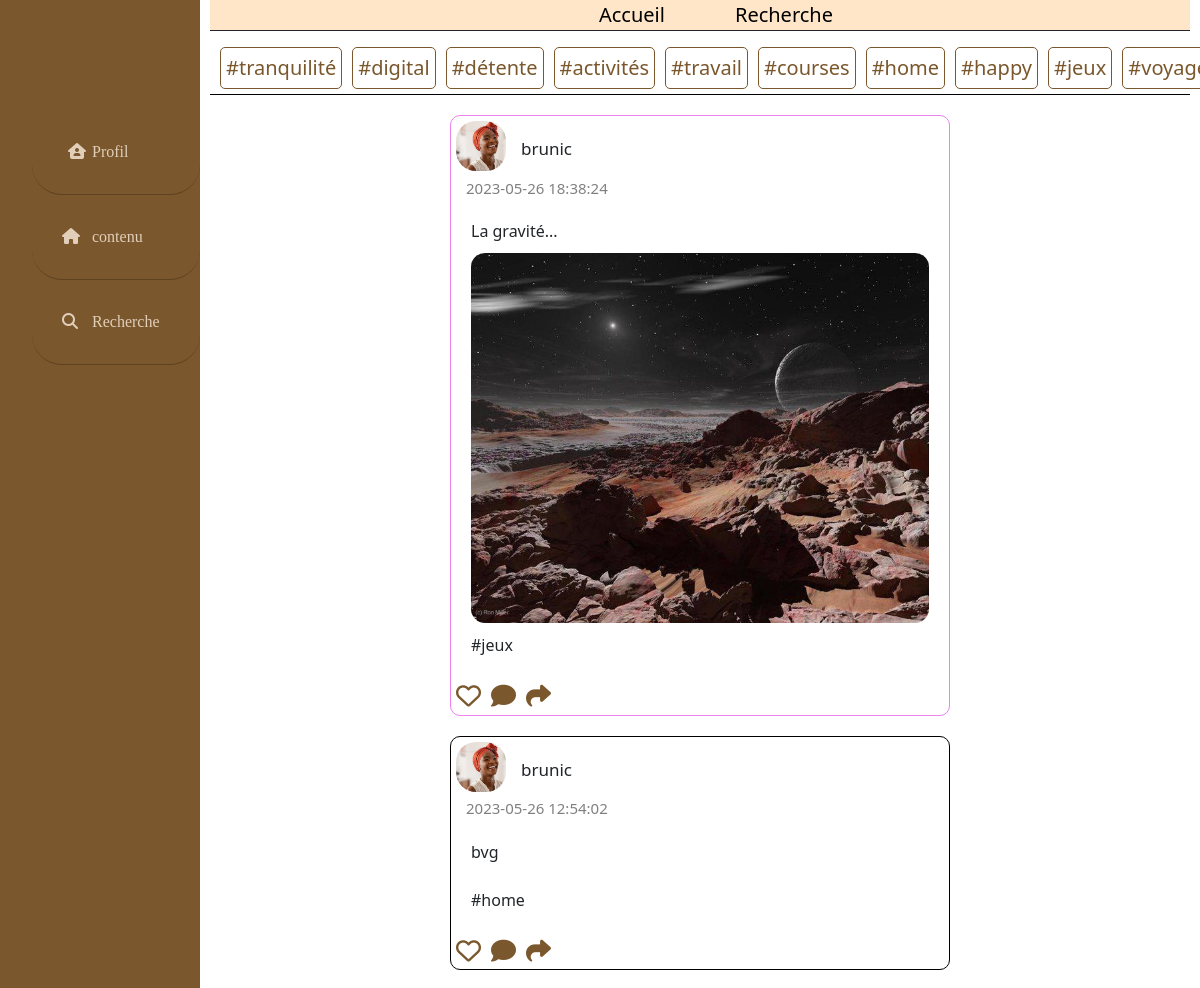
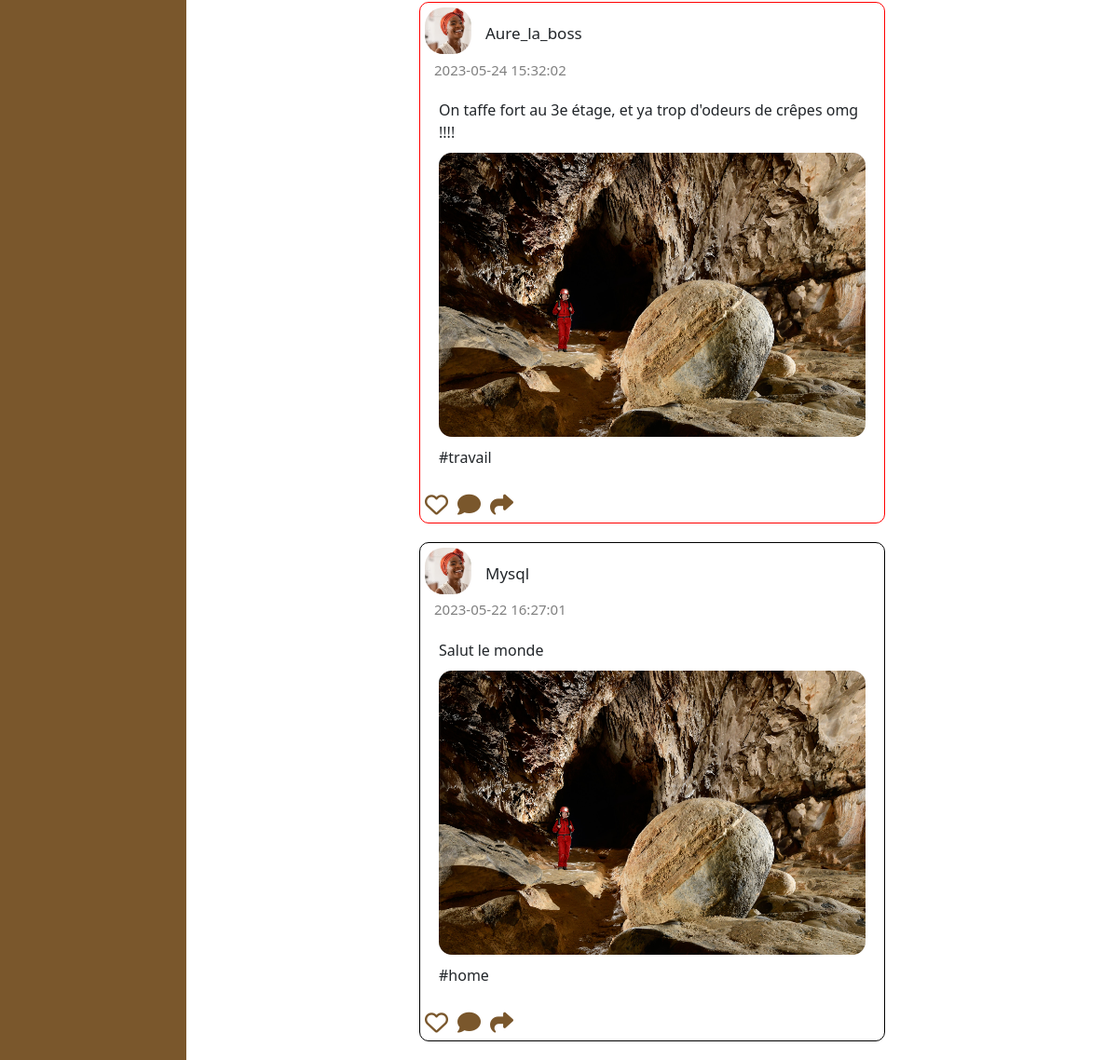
The page / on the database its author committed (2 pictures, top to bottom).
### tables this page shows
CREATE TABLE `publication` (
  `id` int NOT NULL,
  `user_id` varchar(30) NOT NULL,
  `type` varchar(1000) NOT NULL,
  `tag` varchar(15) NOT NULL,
  `public` int NOT NULL,
  `images` varchar(300) NOT NULL,
  `creation` datetime NOT NULL DEFAULT CURRENT_TIMESTAMP
);

CREATE TABLE `inscription` (
  `id` int NOT NULL,
  `nom` varchar(30) NOT NULL,
  `Prenom` varchar(30) NOT NULL,
  `Pseudo` varchar(15) NOT NULL,
  `passwords` varchar(40) NOT NULL,
  `user_id` varchar(30) NOT NULL,
  `email` varchar(66) NOT NULL
);

### html/index.php (the view, shortened to what this page needs)
<?php
require '../BDD/publication.php';
?>
<!DOCTYPE html>
<html lang="fr">
<head>
    <link href="https://cdn.jsdelivr.net/npm/bootstrap@5.2.2/dist/css/bootstrap.min.css" rel="stylesheet">
    <link rel="stylesheet" href="../css/style.css">
</head>
<body id="body-accueil">
    <div class="ma-page">
      <?php require '../donneesphp/navbar.template.php'; ?>
        <div class="page">
        <?php require '../donneesphp/navbarhorizontal.template.php'  ?>
          <?php require '../donneesphp/tags.template.php' ?>
          <?php
        $requete = $database->prepare('SELECT  * FROM publication ORDER BY creation DESC /* INNER JOIN inscription
        ON publication.nom = inscription.user_id ORDER BY creation DESC */' );
         $requete->execute();
         $publications = $requete->fetchAll();
         foreach($publications as $publication ) {
            $getUser = $database->prepare("SELECT * FROM inscription WHERE id = :postNom");
            $getUser->execute(["postNom" => $publication['user_id']]);
            $user = $getUser->fetch();
           echo '  <div  class="carte-publication-texte '.$publication['tag'].'">
            <div class="identification-carte">
               <div class="image-profil">
                  <img src="../Images/image-profil.jpg" alt="" class="photo-profil">
               </div>
               <span class="nom-utilisateur"> '.$user['Pseudo'].' </span>';
                 echo '
            </div>
            <div class="date-publication">
             <span>
             '.$publication['creation'].'</span>
            </div>
            <div class="texte-publication">
             <span class="text-publication">
              '.$publication['type'].' <br>';
              if($publication['images'] != null){
                echo '<img alt="image" class="img-pub" src= "'.$publication['images'].'">';
              } else {
                 echo ' <img alt="image" style="display: none;" class="img-pub" src= "Noimage">';
                }
              echo ' <br>';
              if (isset($publication['tag'])) {
                echo '#'.$publication['tag'].'';
              } else {
                echo $publication['tag'];
              }
              echo '
               </span>
            </div>
            <div class="les-trois-boutons">
               <a class="jaime">
                   <i class="fa-regular fa-heart"></i>
               </a>
               <a class="commentaires">
                   <i class="fa-solid fa-comment"></i>
               </a>
                <a class="envoyer">
                    <i class="fa-sharp fa-solid fa-share"></i>
                </a>
           </div>
           </div> ';
            }
         ?>
        </div>
    </div>
</body>
</html>

### css/style.css (style rules this page uses)
* { margin: 0%; padding: 0%; box-sizing: border-box; }
:root { --main-bg-color:rgb(122, 87, 44); --main-bh-color:rgb(157, 115, 65); --main-be-color:bisque; --main-or-color:orange; --main-ja-color:yellow; --main-bl-color:blue; --main-ro-color:red; --main-ma-color:brown; --main-bla-color: rgb(198, 197, 197); --main-ve-color:green; --main-no-color:black; --main-gr-color:grey; }
#body-accueil { background-image: url(../Images/fond_beige.jpg); object-fit: cover; }
.photo-profil { width: 50px; height: 50px; object-fit: cover; border-radius: 40%; }
.img-pub { width: 100%; object-fit: cover; border-radius: 14px; margin: 10px auto 10px auto; }

### css/composants/boutons.css (style rules this page uses)
.jaime { color: rgb(122, 87, 44); font-size: 25px; }
.commentaires { color: rgb(122, 87, 44); font-size: 25px; }
.envoyer { color: rgb(122, 87, 44) ; font-size:25px; }

### css/composants/contenairs.css (style rules this page uses)
.ma-page { display: flex; width: 100%; height: 100%; }
.page { margin: 0 auto; height: 100vh; overflow: scroll; padding: 0 10px 0 10px; }
.carte-publication-texte { width: 500px; padding-top: 5px; border: 1px solid; height: auto; margin: 20px auto 20px auto; border-radius: 10px; transition: background-color 2s; }
.texte-publication { margin: 20px; }

### css/composants/navbars.css (style rules this page uses)
a { text-decoration: none; }

### css/composants/sous-contenairs.css (style rules this page uses)
.identification-carte { padding-left: 5px; display: flex; }
.date-publication { margin-left: 15px; color: gray; font-size: 15px; }
.les-trois-boutons { display: flex; gap: 10px; margin-left: 5px; }

### css/composants/textes.css (style rules this page uses)
.nom-utilisateur { margin: 15px; font-size: 17px; }

### css/composants/tags.css (style rules this page uses)
#rouge, .travail { border: 1px solid red; }
#blanc, .home { border: 1px solid black; }
#noir, .jeux { border: 1px solid violet; }

### rows shown on the page
publication: inscription.Pseudo "brunic", creation "2023-05-26 18:38:24", type "La gravité...", images (picture), tag "jeux"
publication: inscription.Pseudo "brunic", creation "2023-05-26 12:54:02", type "bvg", tag "home"
publication: inscription.Pseudo "Aure_la_boss", creation "2023-05-24 15:32:02", type "On taffe fort au 3e étage, et ya trop d'odeurs de crêpes omg !!!!", images (picture), tag "travail"
publication: inscription.Pseudo "Mysql", creation "2023-05-22 16:27:01", type "Salut le monde", images (picture), tag "home"
